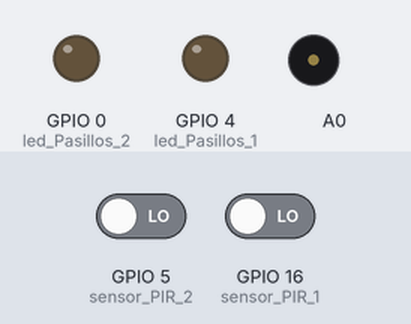
The sketch below on a simulated ESP8266 (NodeMCU). Parts: output pins drawn as LEDs (lit = HIGH), buzzer (waves = sounding). Inputs (shaded band) come from the test bench; at power-on: GPIO 5 (sensor_PIR_2) LOW, GPIO 16 (sensor_PIR_1) LOW. WiFi joins after 1.5 s; servers stay silent unless stated; uploads are accepted with an empty reply; what the sketch prints to the serial monitor is not drawn.

Above: at 2.7 s.
2.8 s: GPIO 5 (sensor_PIR_2) driven HIGH
At 5.3 s:
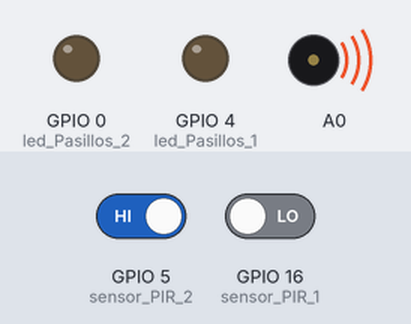
Timing chart, 0 to 11.5 s (numbered marks = the images above; inputs shaded):
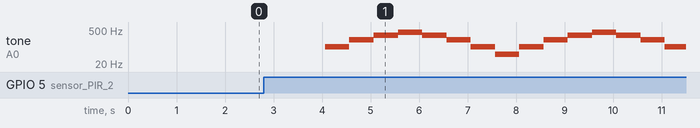

Measured:
- after the input at 2.8 s, tone on A0: plays 100 Hz for 0.50 s, 200 Hz for 0.50 s, 300 Hz for 0.50 s, 400 Hz for 0.50 s, 300 Hz for 0.50 s, 200 Hz for 0.50 s … (15 notes in this stretch), starting after 1.3 s

The sketch:

sensorPIR.ino
```cpp
#include <ESP8266HTTPClient.h>
#include <ESP8266WiFi.h>
#include <WiFiClient.h>
#include <Wire.h>

int contconexion = 0;

const char *ssid = "LosPeces";
const char *password = "01011964";

unsigned long previousMillis = 0;

char host[48];
String strhost = "192.168.10.26";
String strurl = "/Page_IoT/php/envioDatosPasillos.php";
String chipid = "";

int sensor_PIR_1 = 16; //D0
int sensor_PIR_2 = 5; //D1
int led_Pasillos_1 = 4; //D2
int led_Pasillos_2 = 0; //D3
int buzzer = A0;
bool alarma_Encendida = true;
int data_PIR_1;
int data_PIR_2;
int cont_PIR = 0;

void setup() {
  pinMode (sensor_PIR_1, INPUT);
  pinMode (sensor_PIR_2, INPUT);
  pinMode (led_Pasillos_1, OUTPUT);
  pinMode (led_Pasillos_2, OUTPUT);

  // Inicia Serial
  Serial.begin(115200);
  Serial.print("chipId: ");
  chipid = String(ESP.getChipId());
  Serial.println(chipid);

  // Conexión WIFI
  WiFi.begin(ssid, password);
  while (WiFi.status() != WL_CONNECTED and contconexion <50) { //Cuenta hasta 50 si no se puede conectar lo cancela
    ++contconexion;
    delay(500);
    Serial.print(".");
  }
  if (contconexion <50) {
      //para usar con ip fija
      IPAddress ip(195,168,10,29);
      IPAddress gateway(192,168,10,1);
      IPAddress subnet(255,255,255,0);
      WiFi.config(ip, gateway, subnet);

      Serial.println("");
      Serial.println("WiFi conectado");
      Serial.println(WiFi.localIP());
  }
  else {
      Serial.println("");
      Serial.println("Error de conexion");
  }
}

//-------Función para Enviar Datos a la Base de Datos SQL--------

String enviardatos(String datos) {
  String linea = "error";
  WiFiClient client;
  strhost.toCharArray(host, 49);
  if (!client.connect(host, 80)) {
    Serial.println("Fallo de conexion");
    return linea;
  }

  client.print(String("POST ") + strurl + " HTTP/1.1" + "\r\n" +
               "Host: " + strhost + "\r\n" +
               "Accept: */*" + "*\r\n" +
               "Content-Length: " + datos.length() + "\r\n" +
               "Content-Type: application/x-www-form-urlencoded" + "\r\n" +
               "\r\n" + datos);
  //delay(10);

  Serial.print("Enviando datos a SQL...");

  unsigned long timeout = millis();

  while (client.available() == 0) {
    if (millis() - timeout > 3000) {
      Serial.println("Cliente fuera de tiempo!");
      client.stop();
      return linea;
    }
  }
  // Lee todas las lineas que recibe del servidor y las imprime por la terminal serial
  while(client.available()){
    linea = client.readStringUntil('\r');
  }
  Serial.println(linea);
  return linea;
}

void loop() {
  data_PIR_1 = digitalRead(sensor_PIR_1);
  data_PIR_2 = digitalRead(sensor_PIR_2);

  if (cont_PIR <= 1) {
    if (data_PIR_1 == 1) { //Pasillo principal
      digitalWrite(led_Pasillos_1,HIGH);
      digitalWrite(led_Pasillos_2,LOW);
      enviardatos("chipid=" + chipid + "&ELS=" + "Alarma apagada" + "&LS=" + data_PIR_1);
    }
    else if (data_PIR_2 == 1) { //Pasillo sala - comedor
      digitalWrite(led_Pasillos_1,LOW);
      digitalWrite(led_Pasillos_2,HIGH);
      enviardatos("chipid=" + chipid + "&ELS=" + "Alarma apagada" + "&LS=" + data_PIR_2);
    }
    else{
      digitalWrite(led_Pasillos_1,LOW);
      digitalWrite(led_Pasillos_2,LOW);
    }
    cont_PIR = cont_PIR + 1;
  }
  else {
    if (data_PIR_1 == 1 || data_PIR_2 == 1) {
      if (data_PIR_1 == 1) {
        enviardatos("chipid=" + chipid + "&ELS=" + "Alarma encendida" + "&LS=" + data_PIR_1);
      } else if (data_PIR_2 == 1) {
        enviardatos("chipid=" + chipid + "&ELS=" + "Alarma encendida" + "&LS=" + data_PIR_2);
      }
      while (alarma_Encendida) {
        tone(A0,100,1000);
        delay (500);
        tone(A0,200,1000);
        delay (500);
        tone(A0,300,1000);
        delay (500);
        tone(A0,400,1000);
        delay (500);
        tone(A0,300,1000);
        delay (500);
        tone(A0,200,1000);
        delay (500);
        tone(A0,100,1000);
        delay (500);
        tone(A0,50,1000);
        delay (500);
      }
    }
    if (cont_PIR == 2) {
      cont_PIR = 0;
    }
  }
}
```
